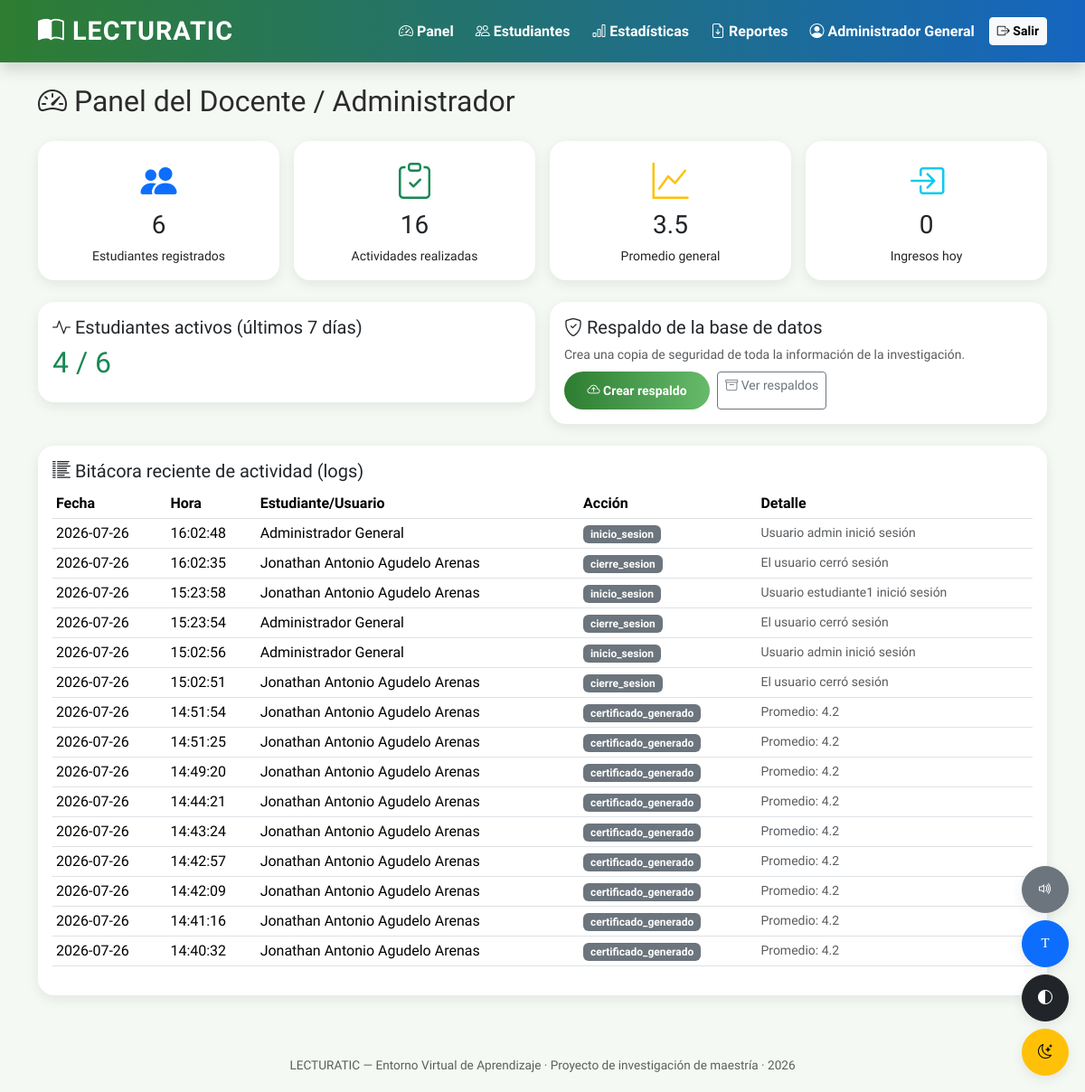
/admin/dashboard (signed in), run on the app's committed database.
### tables this page shows
CREATE TABLE "usuarios" (
	"id"	INTEGER,
	"usuario"	TEXT NOT NULL UNIQUE,
	"nombre_completo"	TEXT NOT NULL,
	"password_hash"	TEXT NOT NULL,
	"rol"	NUMERIC NOT NULL CHECK("rol" IN ('admin', 'estudiante')),
	"avatar"	TEXT DEFAULT 'avatar1.png',
	"fecha_creacion"	TEXT NOT NULL,
	"ultimo_acceso"	TEXT,
	"activo"	INTEGER DEFAULT 1,
	PRIMARY KEY("id" AUTOINCREMENT)
);

CREATE TABLE logs (
            id INTEGER PRIMARY KEY AUTOINCREMENT,
            usuario_id INTEGER,
            accion TEXT NOT NULL,
            detalle TEXT,
            fecha TEXT NOT NULL,
            hora TEXT NOT NULL
        );

### app.py (the view)
@app.route("/admin/dashboard")
@admin_requerido
def admin_dashboard():
    conn = get_db()
    total_estudiantes = conn.execute("SELECT COUNT(*) as n FROM usuarios WHERE rol='estudiante'").fetchone()["n"]
    total_intentos = conn.execute("SELECT COUNT(*) as n FROM intentos").fetchone()["n"]
    promedio_general = conn.execute("SELECT AVG(nota) as p FROM intentos").fetchone()["p"] or 0
    ingresos_hoy = conn.execute("""
        SELECT COUNT(*) as n FROM logs WHERE accion='inicio_sesion' AND fecha = ?
    """, (datetime.now().strftime("%Y-%m-%d"),)).fetchone()["n"]
    estudiantes_activos = conn.execute("""
        SELECT COUNT(DISTINCT usuario_id) as n FROM logs
        WHERE fecha >= date('now', '-7 day')
    """).fetchone()["n"]
    ultimos_logs = conn.execute("""
        SELECT logs.*, usuarios.nombre_completo FROM logs
        LEFT JOIN usuarios ON usuarios.id = logs.usuario_id
        ORDER BY logs.id DESC LIMIT 15
    """).fetchall()
    conn.close()
    return render_template("admin/dashboard.html",
                            total_estudiantes=total_estudiantes, total_intentos=total_intentos,
                            promedio_general=round(promedio_general, 1), ingresos_hoy=ingresos_hoy,
                            estudiantes_activos=estudiantes_activos, ultimos_logs=ultimos_logs)

### app.py (called while the page is built)
def admin_requerido(f):
    @wraps(f)
    def decorado(*args, **kwargs):
        if "usuario_id" not in session:
            return redirect(url_for("login"))
        if session.get("rol") != "admin":
            abort(403)
        return f(*args, **kwargs)
    return decorado

### database.py (called while the page is built)
def get_db():
    conn = sqlite3.connect(DB_PATH)
    conn.row_factory = sqlite3.Row
    conn.execute("PRAGMA foreign_keys = ON")
    return conn

### templates/admin/dashboard.html (shortened to what this page needs)
{% extends "base.html" %}
{% block contenido %}
<h2 class="mb-4"><i class="bi bi-speedometer2"></i> Panel del Docente / Administrador</h2>
<div class="row g-3 mb-4">
  <div class="col-md-3 col-6">
    <div class="card card-suave p-3 text-center">
      <i class="bi bi-people-fill fs-1 text-primary"></i>
      <h3>{{ total_estudiantes }}</h3><small>Estudiantes registrados</small>
    </div>
  </div>
  <div class="col-md-3 col-6">
    <div class="card card-suave p-3 text-center">
      <i class="bi bi-clipboard-check fs-1 text-success"></i>
      <h3>{{ total_intentos }}</h3><small>Actividades realizadas</small>
    </div>
  </div>
  <div class="col-md-3 col-6">
    <div class="card card-suave p-3 text-center">
      <i class="bi bi-graph-up fs-1 text-warning"></i>
      <h3>{{ promedio_general }}</h3><small>Promedio general</small>
    </div>
  </div>
  <div class="col-md-3 col-6">
    <div class="card card-suave p-3 text-center">
      <i class="bi bi-box-arrow-in-right fs-1 text-info"></i>
      <h3>{{ ingresos_hoy }}</h3><small>Ingresos hoy</small>
    </div>
  </div>
</div>
<div class="row g-3 mb-4">
  <div class="col-md-6">
    <div class="card card-suave p-3">
      <h5><i class="bi bi-activity"></i> Estudiantes activos (últimos 7 días)</h5>
      <h2 class="text-success">{{ estudiantes_activos }} / {{ total_estudiantes }}</h2>
    </div>
  </div>
  <div class="col-md-6">
    <div class="card card-suave p-3">
      <h5><i class="bi bi-shield-check"></i> Respaldo de la base de datos</h5>
      <p class="text-muted small mb-2">Crea una copia de seguridad de toda la información de la investigación.</p>
      <div class="d-flex gap-2">
        <form method="POST" action="{{ url_for('admin_crear_respaldo') }}">
          <button type="submit" class="btn btn-lecturatic btn-sm"><i class="bi bi-cloud-arrow-up"></i> Crear respaldo</button>
        </form>
        <a href="{{ url_for('admin_lista_respaldos') }}" class="btn btn-outline-secondary btn-sm"><i class="bi bi-archive"></i> Ver respaldos</a>
      </div>
    </div>
  </div>
</div>
<div class="card card-suave p-3">
  <h5><i class="bi bi-list-columns-reverse"></i> Bitácora reciente de actividad (logs)</h5>
  <div class="table-responsive">
    <table class="table table-sm align-middle">
      <thead><tr><th>Fecha</th><th>Hora</th><th>Estudiante/Usuario</th><th>Acción</th><th>Detalle</th></tr></thead>
      <tbody>
        {% for log in ultimos_logs %}
        <tr>
          <td>{{ log.fecha }}</td>
          <td>{{ log.hora }}</td>
          <td>{{ log.nombre_completo or "—" }}</td>
          <td><span class="badge bg-secondary">{{ log.accion }}</span></td>
          <td class="small text-muted">{{ log.detalle }}</td>
        </tr>
        {% else %}
        <tr><td colspan="5" class="text-center text-muted">Aún no hay registros de actividad.</td></tr>
        {% endfor %}
      </tbody>
    </table>
  </div>
</div>
{% endblock %}

### templates/base.html (shortened to what this page needs)
<!DOCTYPE html>
<html lang="es">
<head>
<link href="https://cdn.jsdelivr.net/npm/bootstrap@5.3.3/dist/css/bootstrap.min.css" rel="stylesheet">
<link rel="stylesheet" href="https://cdn.jsdelivr.net/npm/bootstrap-icons@1.11.3/font/bootstrap-icons.css">
<link rel="stylesheet" href="{{ url_for('static', filename='css/style.css') }}">
</head>
<body class="{% if session.get('pref_tema') == 'oscuro' %}tema-oscuro{% endif %}">
{% if session.get('usuario_id') %}
<nav class="navbar navbar-expand-lg navbar-lecturatic mb-4 sticky-top shadow">
  <div class="container">
    <a class="navbar-brand logo-lecturatic" href="{{ url_for('index') }}">
      <i class="bi bi-book-half"></i> LECTURATIC
    </a>
    <div class="collapse navbar-collapse" id="navMenu">
      <ul class="navbar-nav ms-auto align-items-lg-center gap-2">
        {% if session.get('rol') == 'estudiante' %}
          <li class="nav-item"><a class="nav-link" href="{{ url_for('estudiante_dashboard') }}"><i class="bi bi-house-door"></i> Mi Aventura</a></li>
        {% else %}
          <li class="nav-item"><a class="nav-link" href="{{ url_for('admin_dashboard') }}"><i class="bi bi-speedometer2"></i> Panel</a></li>
          <li class="nav-item"><a class="nav-link" href="{{ url_for('admin_estudiantes') }}"><i class="bi bi-people"></i> Estudiantes</a></li>
          <li class="nav-item"><a class="nav-link" href="{{ url_for('admin_estadisticas') }}"><i class="bi bi-bar-chart"></i> Estadísticas</a></li>
          <li class="nav-item"><a class="nav-link" href="{{ url_for('admin_reportes') }}"><i class="bi bi-file-earmark-arrow-down"></i> Reportes</a></li>
        {% endif %}
        <li class="nav-item">
          <span class="nav-link"><i class="bi bi-person-circle"></i> {{ session.get('nombre_completo') }}</span>
        </li>
        <li class="nav-item">
          <a class="btn btn-sm btn-light fw-bold" href="{{ url_for('logout') }}"><i class="bi bi-box-arrow-right"></i> Salir</a>
        </li>
      </ul>
    </div>
  </div>
</nav>
{% endif %}
<div class="container mb-5">
  {% block contenido %}{% endblock %}
</div>
<footer class="footer-lecturatic">
  LECTURATIC &mdash; Entorno Virtual de Aprendizaje &middot; Proyecto de investigación de maestría &middot; {{ 2026 }}
</footer>
{% if session.get('usuario_id') %}
<div class="barra-accesibilidad d-flex flex-column gap-2">
  <button id="btnVoz" class="btn btn-secondary" title="Leer en voz alta"><i class="bi bi-volume-up"></i></button>
  <button id="btnFuente" class="btn btn-primary" title="Aumentar letra"><i class="bi bi-fonts"></i></button>
  <button id="btnContraste" class="btn btn-dark" title="Alto contraste"><i class="bi bi-circle-half"></i></button>
  <button id="btnTema" class="btn btn-warning" title="Modo oscuro/claro"><i class="bi bi-moon-stars"></i></button>
</div>
{% endif %}
</body>
</html>

### static/css/style.css (style rules this page uses)
:root { --color-primario: #2E7D32; --color-secundario: #1565C0; --color-acento: #FF9800; --color-fondo: #F4F9F4; --color-tarjeta: #FFFFFF; --color-texto: #2B2B2B; --radio-borde: 18px; --sombra-suave: 0 4px 14px rgba(0,0,0,0.08); --fuente-base: 'Baloo 2', 'Comic Sans MS', 'Trebuchet MS', sans-serif; }
body { font-family: var(--fuente-base); background-color: var(--color-fondo); color: var(--color-texto); transition: background-color .3s ease, color .3s ease; }
.navbar-lecturatic { background: linear-gradient(90deg, var(--color-primario), var(--color-secundario)); }
.navbar-lecturatic .navbar-brand, .navbar-lecturatic .nav-link { color: #fff !important; font-weight: 700; }
.logo-lecturatic { font-size: 1.8rem; font-weight: 800; letter-spacing: 1px; }
.card-suave { background-color: var(--color-tarjeta); border-radius: var(--radio-borde); box-shadow: var(--sombra-suave); border: none; transition: transform .2s ease, box-shadow .2s ease; }
.btn-lecturatic { border-radius: 50px; padding: 0.65rem 1.6rem; font-weight: 700; border: none; background: linear-gradient(90deg, var(--color-primario), #66BB6A); color: white; transition: transform .15s ease; }
.barra-accesibilidad { position: fixed; bottom: 18px; right: 18px; z-index: 2000; }
.barra-accesibilidad .btn { border-radius: 50%; width: 52px; height: 52px; box-shadow: var(--sombra-suave); }
footer.footer-lecturatic { padding: 1.2rem 0; text-align: center; font-size: 0.85rem; opacity: 0.75; }

### data on the page
usuarios: get "Administrador General"
logs: fecha "2026-07-26", hora "16:02:48", nombre_completo "Administrador General", accion "inicio_sesion", detalle "Usuario admin inició sesión"
logs: fecha "2026-07-26", hora "16:02:35", nombre_completo "Jonathan Antonio Agudelo Arenas", accion "cierre_sesion", detalle "El usuario cerró sesión"
logs: fecha "2026-07-26", hora "15:23:58", nombre_completo "Jonathan Antonio Agudelo Arenas", accion "inicio_sesion", detalle "Usuario estudiante1 inició sesión"
logs: fecha "2026-07-26", hora "15:23:54", nombre_completo "Administrador General", accion "cierre_sesion", detalle "El usuario cerró sesión"
logs: fecha "2026-07-26", hora "15:02:56", nombre_completo "Administrador General", accion "inicio_sesion", detalle "Usuario admin inició sesión"
logs: fecha "2026-07-26", hora "15:02:51", nombre_completo "Jonathan Antonio Agudelo Arenas", accion "cierre_sesion", detalle "El usuario cerró sesión"
logs: fecha "2026-07-26", hora "14:51:54", nombre_completo "Jonathan Antonio Agudelo Arenas", accion "certificado_generado", detalle "Promedio: 4.2"
logs: fecha "2026-07-26", hora "14:51:25", nombre_completo "Jonathan Antonio Agudelo Arenas", accion "certificado_generado", detalle "Promedio: 4.2"
logs: fecha "2026-07-26", hora "14:49:20", nombre_completo "Jonathan Antonio Agudelo Arenas", accion "certificado_generado", detalle "Promedio: 4.2"
logs: fecha "2026-07-26", hora "14:44:21", nombre_completo "Jonathan Antonio Agudelo Arenas", accion "certificado_generado", detalle "Promedio: 4.2"
logs: fecha "2026-07-26", hora "14:43:24", nombre_completo "Jonathan Antonio Agudelo Arenas", accion "certificado_generado", detalle "Promedio: 4.2"
logs: fecha "2026-07-26", hora "14:42:57", nombre_completo "Jonathan Antonio Agudelo Arenas", accion "certificado_generado", detalle "Promedio: 4.2"
logs: fecha "2026-07-26", hora "14:42:09", nombre_completo "Jonathan Antonio Agudelo Arenas", accion "certificado_generado", detalle "Promedio: 4.2"
logs: fecha "2026-07-26", hora "14:41:16", nombre_completo "Jonathan Antonio Agudelo Arenas", accion "certificado_generado", detalle "Promedio: 4.2"
logs: fecha "2026-07-26", hora "14:40:32", nombre_completo "Jonathan Antonio Agudelo Arenas", accion "certificado_generado", detalle "Promedio: 4.2"

### other printed values
{{ total_estudiantes }} "6"
{{ total_intentos }} "16"
{{ promedio_general }} "3.5"
{{ ingresos_hoy }} "0"
{{ estudiantes_activos }} "4"
{{ 2026 }} "2026"
